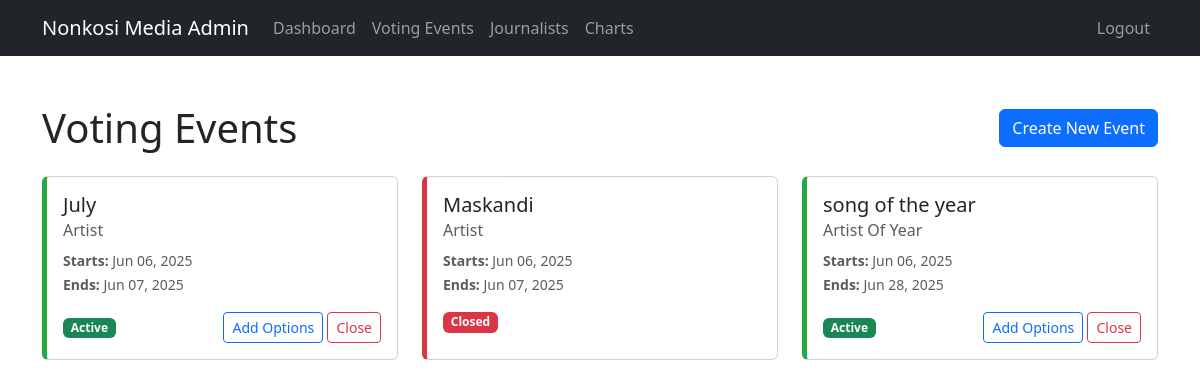
/admin/voting_events (signed in), run on the app's committed database.
### app.py (models this page shows)
class VoteEvent(db.Model):
    id = db.Column(db.Integer, primary_key=True)
    title = db.Column(db.String(100), nullable=False)  # e.g. "Song of the Month - June 2025"
    category = db.Column(db.String(50), nullable=False)  # 'song', 'artist', 'song_of_year', 'artist_of_year'
    start_date = db.Column(db.DateTime, nullable=False, default=datetime.utcnow)
    end_date = db.Column(db.DateTime, nullable=False)
    is_active = db.Column(db.Boolean, default=True)
    options = db.relationship('VoteOption', backref='vote_event', lazy=True, cascade='all, delete-orphan')
    votes = db.relationship('VoteRecord', backref='vote_event', lazy=True, cascade='all, delete-orphan')

### app.py (the view)
@app.route('/admin/voting_events')
@login_required
def voting_events():
    if current_user.role != 'admin':
        flash('You are not authorized to access this page', 'error')
        return redirect(url_for('home'))
    events = VoteEvent.query.order_by(VoteEvent.start_date.desc()).all()
    return render_template('voting_events.html', events=events)

### app.py (called while the page is built)
@login_manager.user_loader
def load_user(user_id):
    return User.query.get(int(user_id))

### templates/voting_events.html (shortened to what this page needs)
<!DOCTYPE html>
<html lang="en">
<head>
    <link href="https://cdn.jsdelivr.net/npm/bootstrap@5.3.0/dist/css/bootstrap.min.css" rel="stylesheet">
</head>
<body>
    {% include 'admin_navbar.html' %}
    <div class="container py-5">
        <div class="d-flex justify-content-between align-items-center mb-4">
            <h1 class="mb-0">Voting Events</h1>
            <a href="{{ url_for('create_voting_event') }}" class="btn btn-primary">
                 Create New Event
            </a>
        </div>
        <div class="row g-4">
            {% for event in events %}
            <div class="col-md-6 col-lg-4">
                <div class="card event-card {% if event.is_active %}active-event{% else %}closed-event{% endif %} h-100">
                    <div class="card-body">
                        <h5 class="card-title">{{ event.title }}</h5>
                        <h6 class="card-subtitle mb-2 text-muted">
                            {{ event.category.replace('_', ' ').title() }}
                        </h6>
                        <p class="card-text">
                            <small class="text-muted">
                                <strong>Starts:</strong> {{ event.start_date.strftime('%b %d, %Y') }}<br>
                                <strong>Ends:</strong> {{ event.end_date.strftime('%b %d, %Y') }}
                            </small>
                        </p>
                        <div class="d-flex justify-content-between align-items-center">
                            <span class="badge bg-{% if event.is_active %}success{% else %}danger{% endif %}">
                                {% if event.is_active %}Active{% else %}Closed{% endif %}
                            </span>
                            <div>
                                {% if event.is_active %}
                                <a href="{{ url_for('add_voting_options', event_id=event.id) }}"
                                   class="btn btn-sm btn-outline-primary">
                                    Add Options
                                </a>
                                <a href="{{ url_for('close_voting_event', event_id=event.id) }}"
                                   class="btn btn-sm btn-outline-danger">
                                    Close
                                </a>
                                {% endif %}
                            </div>
                        </div>
                    </div>
                </div>
            </div>
            {% else %}
            <div class="col-12">
                <div class="alert alert-info">
                    No voting events found. Create your first event!
                </div>
            </div>
            {% endfor %}
        </div>
    </div>
</body>
</html>

### templates/voting_events.html (style rules this page uses)
.event-card { transition: all 0.3s ease; border-left: 5px solid #0b3c5d; }
.active-event { border-left-color: #28a745; }
.closed-event { border-left-color: #dc3545; }

### data on the page
VoteEvent: title "July", category.replace "Artist", start_date "Jun 06, 2025", end_date "Jun 07, 2025", is_active "Active"
VoteEvent: title "Maskandi", category.replace "Artist", start_date "Jun 06, 2025", end_date "Jun 07, 2025", is_active "Closed"
VoteEvent: title "song of the year", category.replace "Artist Of Year", start_date "Jun 06, 2025", end_date "Jun 28, 2025", is_active "Active"
